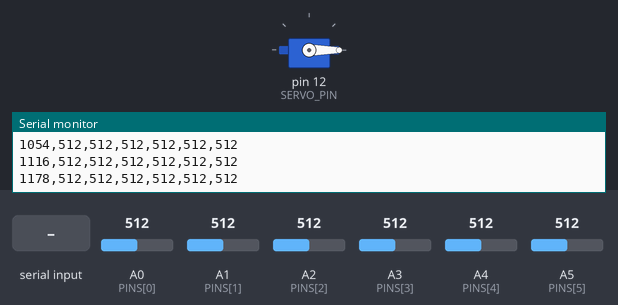
This sketch was run on a simulated Arduino Uno, built with avr-gcc and run on an emulated ATmega328P. Shown: servo, the last lines printed to the serial monitor. Inputs (shaded band) come from the test bench; at power-on: A0 (PINS[0]) = 512, A1 (PINS[1]) = 512, A2 (PINS[2]) = 512, A3 (PINS[3]) = 512, A4 (PINS[4]) = 512, A5 (PINS[5]) = 512.

Above: at 1.2 s.
1.3 s: "S90\n" received over Serial
At 2.0 s:
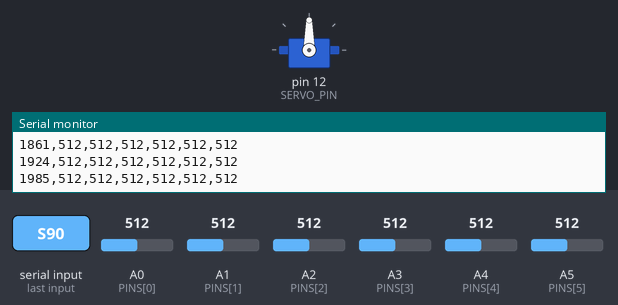
2.8 s: "S,45\n" received over Serial
At 3.9 s:
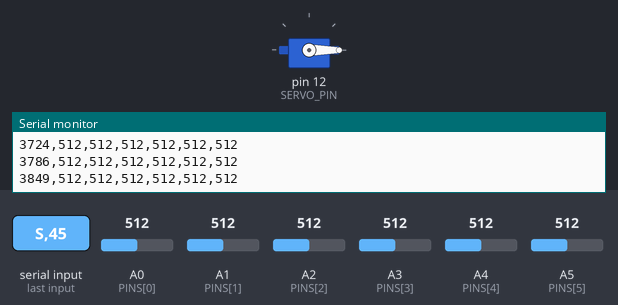
4.3 s: "s90\n" received over Serial
At 4.6 s:
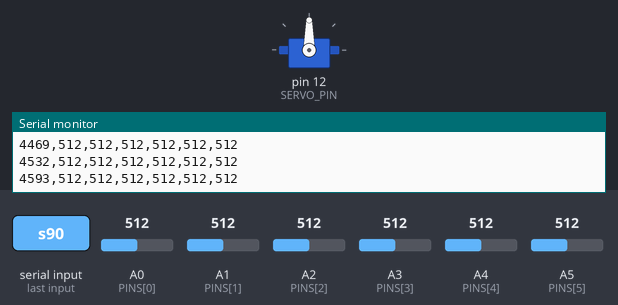
Timing chart, 0 to 7.3 s (numbered marks = the images above; inputs shaded):
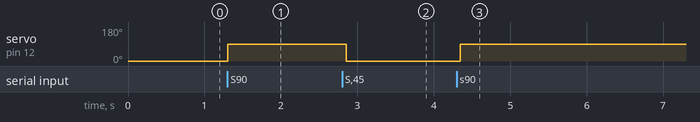

The sketch:

sniffsniff_uno.ino
```cpp
/*
 * sniffsniff_uno.ino — Arduino Uno firmware for the sniffsniff 6-sensor e-nose
 * ===========================================================================
 *
 * Approach A (thin firmware, fat Python): the Uno does ADC reads + CSV out, and
 * drives one airflow servo on command. All calibration and feature math lives in
 * the Python host, so calibration constants (R0, RL) can be tuned and features
 * re-extracted without reflashing. No floating point on-device — raw 10-bit ADC
 * counts only.
 *
 * WIRE FORMAT (one line per full-array scan, newline-terminated ASCII):
 *
 *     <millis>,<c0>,<c1>,<c2>,<c3>,<c4>,<c5>\n
 *
 *   - millis : unsigned millis() timestamp (wraps ~every 49 days; host handles it)
 *   - c0..c5 : integer raw ADC counts 0..1023 (Uno 10-bit), one per analog
 *              channel C0..C5, each already the average of N=16 samples on-device.
 *   - ~20 Hz (one line per ~50 ms). Serial @ 115200 8N1.
 *
 * HOST -> DEVICE COMMAND (airflow servo):
 *
 *     S<angle>\n      e.g. "S90\n"  -> move the servo to <angle> degrees (0..180)
 *
 *   The command is read non-blockingly between scans; anything else is ignored.
 *   The servo selects the airflow path: one angle opens the FRESH-AIR straw
 *   (baseline/purge), the other opens the SAMPLE straw (exposure). The two exact
 *   angles are mechanical — find them with `sniffsniff servo` and set them in
 *   sniffsniff.toml ([servo] fresh_air_angle / sample_angle).
 *
 * This is UNO 1 (primary) of the dual-Uno 9-sensor rig — 6 sensors + the airflow
 * servo. Uno 2 (the other 3 sensors, no servo) runs firmware/sniffsniff_uno_b.
 * The Python host merges the two boards' streams into one 9-channel frame.
 *
 * DIRECT ANALOG WIRING — each MQ module's AO (analog out) goes straight to an
 * Uno analog input pin. There is NO multiplexer. Channel order C0..C5 maps to:
 *
 *     A0 -> MQ5    (C0)   LPG / natural gas
 *     A1 -> MQ3    (C1)   alcohol / ethanol
 *     A2 -> MQ135  (C2)   VOCs + ammonia
 *     A3 -> MQ7    (C3)   carbon monoxide
 *     A4 -> MQ9    (C4)   CO + combustible gas
 *     A5 -> MQ8    (C5)   hydrogen
 *
 * So sensor order (C0..C5) is: MQ5, MQ3, MQ135, MQ7, MQ9, MQ8.
 *
 * ---------------------------------------------------------------------------
 * HARDWARE MUST-DOS (read before powering the array):
 *
 *   * HEATER SUPPLY: The 6 MQ heaters must be driven from an EXTERNAL 5 V
 *     supply rated >= 3 A (6 x ~150-180 mA ~= 1 A total). Do NOT power them
 *     from the Uno's 5 V pin / USB.
 *
 *   * SERVO POWER: Power the servo from that same EXTERNAL 5 V supply (its
 *     current spikes can brown out / reset the Uno if taken from the 5 V pin).
 *     Servo SIGNAL -> D12. Servo GND / supply GND / Uno GND all COMMON.
 *
 *   * COMMON GROUND: The external 5 V supply ground MUST be tied to Uno GND, or
 *     the A0..A5 readings (and the servo) are meaningless.
 *
 *   * BURN-IN & WARM-UP: MQ sensors need a 24-48 h first-power burn-in, and a
 *     3-5 min warm-up at the start of every session before readings stabilize.
 * ---------------------------------------------------------------------------
 */

#include <Servo.h>

// -------- Configuration --------------------------------------------------

const int NCH = 6;          // number of analog channels scanned: C0..C5
const int N_SAMPLES = 16;   // ADC reads averaged per channel (after 1 discard)
const int SERVO_PIN = 12;   // airflow servo signal pin
const int SERVO_BOOT_ANGLE = 0;   // boot into the fresh-air position (clean air over sensors)

// Direct analog inputs, in channel order C0..C5 (see wiring map above).
const int PINS[NCH] = {A0, A1, A2, A3, A4, A5};

Servo airflow;              // airflow selector servo

// -------- Command parsing (non-blocking) ---------------------------------

// Read any pending serial bytes and act on complete "S<angle>\n" commands.
// Kept tiny and non-blocking so the scan loop stays at ~20 Hz.
void handleCommands() {
  static char buf[8];
  static uint8_t len = 0;

  while (Serial.available() > 0) {
    char ch = (char)Serial.read();
    if (ch == '\n' || ch == '\r') {
      buf[len] = '\0';
      if (len > 0 && (buf[0] == 'S' || buf[0] == 's')) {
        int angle = atoi(buf + 1);
        angle = constrain(angle, 0, 180);
        airflow.write(angle);
      }
      len = 0;
    } else if (len < sizeof(buf) - 1) {
      buf[len++] = ch;
    } else {
      len = 0;  // overflow -> drop the malformed command
    }
  }
}

// -------- Setup ----------------------------------------------------------

void setup() {
  Serial.begin(115200);
  airflow.attach(SERVO_PIN);
  airflow.write(SERVO_BOOT_ANGLE);
}

// -------- Main scan loop -------------------------------------------------

void loop() {
  handleCommands();  // service any pending servo command first

  // Timestamp for this whole scan (unsigned; wraps ~every 49 days — host copes).
  unsigned long t = millis();
  Serial.print(t);

  // Scan channels C0..C(NCH-1).
  for (int c = 0; c < NCH; c++) {
    // One throwaway read to settle the Uno ADC sample/hold after its internal
    // channel switch — important for the high source impedance of MQ dividers.
    analogRead(PINS[c]);

    // Average N_SAMPLES reads with an integer accumulator (no floating point).
    // Max sum = 16 * 1023 = 16368, fits comfortably in an unsigned long.
    unsigned long acc = 0;
    for (int i = 0; i < N_SAMPLES; i++) {
      acc += analogRead(PINS[c]);
    }
    int avg = (int)(acc / N_SAMPLES);  // integer mean, still 0..1023

    Serial.print(',');
    Serial.print(avg);
  }

  Serial.print('\n');

  delay(50);  // ~20 Hz full-array scan rate
}
```

Measured:
- after the input at 1.3 s, servo on pin 12 (SERVO_PIN): 0° → 90° at once
- after the input at 2.8 s, servo on pin 12 (SERVO_PIN): 90° → 0° after 0.06 s
- after the input at 4.3 s, servo on pin 12 (SERVO_PIN): 0° → 90° after 0.05 s
